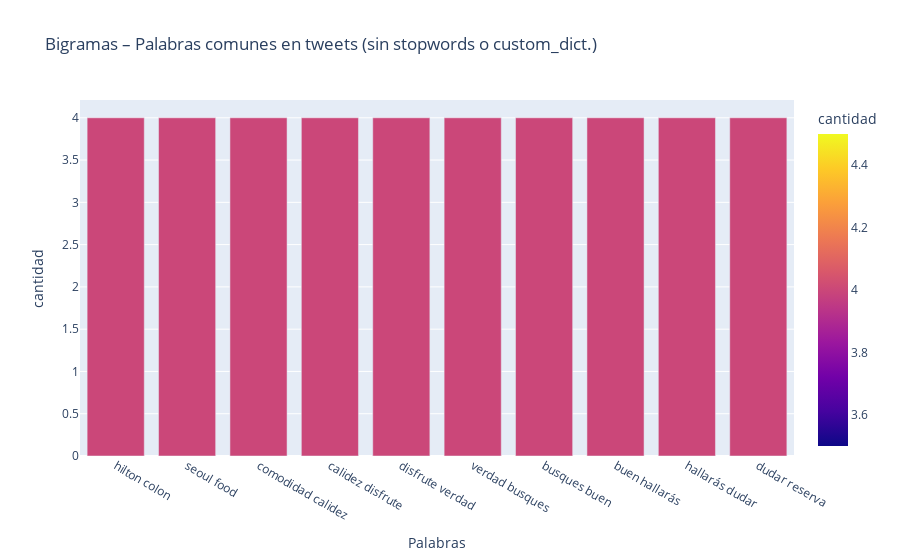

Notebook cell for this chart:
### Code cell
tweets_ss_nc = [' '.join(tweet_ssc) for tweet_ssc in tweets_nsw_nc]
top_n_bigramas(tweets_ss_nc, n=10, grafico=True, titulo='Palabras comunes en tweets (sin stopwords o custom_dict.)')

### Figure 1 — Plotly figure (JSON) as saved in the notebook; plotly's stock layout.template omitted (floating-point values rounded to 4 significant figures)
{"data": [{"alignmentgroup": "True", "hovertemplate": "Palabras=%{x}<br>cantidad=%{marker.color}<extra></extra>", "legendgroup": "", "marker": {"color": [4, 4, 4, 4, 4, 4, 4, 4, 4, 4], "coloraxis": "coloraxis", "pattern": {"shape": ""}}, "name": "", "offsetgroup": "", "orientation": "v", "showlegend": false, "textposition": "auto", "type": "bar", "x": ["hilton colon", "seoul food", "comodidad calidez", "calidez disfrute", "disfrute verdad", "verdad busques", "busques buen", "buen hallarás", "hallarás dudar", "dudar reserva"], "xaxis": "x", "y": [4, 4, 4, 4, 4, 4, 4, 4, 4, 4], "yaxis": "y"}], "layout": {"barmode": "relative", "coloraxis": {"colorbar": {"title": {"text": "cantidad"}}, "colorscale": [[0, "#0d0887"], [0.1111, "#46039f"], [0.2222, "#7201a8"], [0.3333, "#9c179e"], [0.4444, "#bd3786"], [0.5556, "#d8576b"], [0.6667, "#ed7953"], [0.7778, "#fb9f3a"], [0.8889, "#fdca26"], [1, "#f0f921"]]}, "legend": {"tracegroupgap": 0}, "title": {"text": "Bigramas – Palabras comunes en tweets (sin stopwords o custom_dict.)"}, "xaxis": {"anchor": "y", "domain": [0, 1], "title": {"text": "Palabras"}}, "yaxis": {"anchor": "x", "domain": [0, 1], "title": {"text": "cantidad"}}}}
